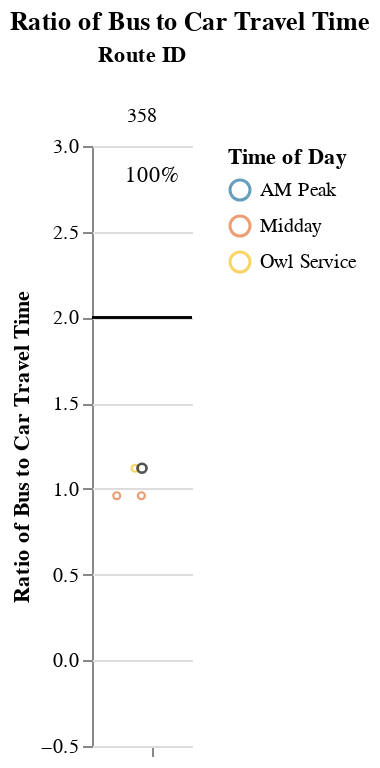
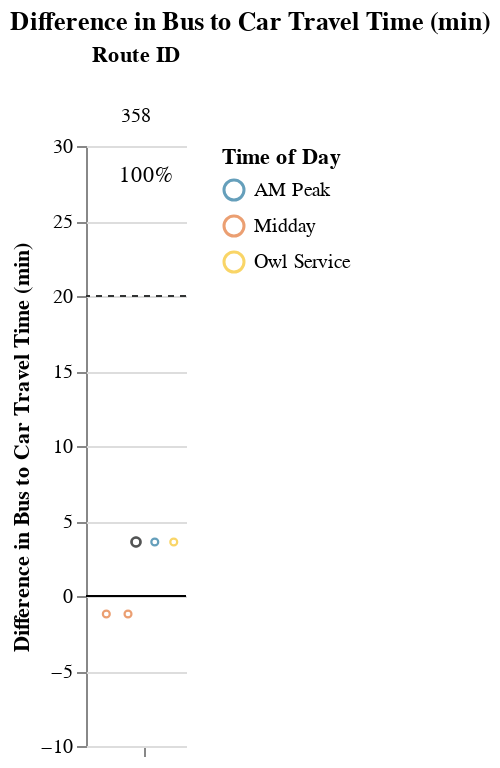

Here is the notebook cell these charts were saved with, in order:
### Markdown cell above
## Viable Competitive Routes
### Short Routes (< 1 hr)

### Code cell
# Allow for possibility that operator doesn't have routes that fall into certain route_groups
# But, jupyterbook will not like markdown with f-string
# separate out route_group and put in each cell, and use try/except + if to display...
# but all 3 route groups must be displayed. just add sentence about why no routes were returned at the end
route_group = "short"
try:
    display_charts_for_route_group(df, route_group)
except:
    print("No routes meet this criteria.")

### Figure 1 — Vega-Lite specification as saved in the notebook (floating-point values rounded to 4 significant figures)
{"config": {"view": {"continuousWidth": 400, "continuousHeight": 300, "stroke": null}, "facet": {"spacing": 0}}, "data": {"name": "data-abbf5b16c7710205459ca5c4a1298393"}, "facet": {"column": {"field": "route_id", "sort": ["358"], "title": "Route ID", "type": "nominal"}}, "spec": {"layer": [{"mark": "rule", "encoding": {"color": {"value": "black"}, "y": {"field": "cutoff", "type": "quantitative"}}, "selection": {"selector001": {"type": "interval", "bind": "scales", "encodings": ["x", "y"]}}}, {"mark": {"type": "point", "opacity": 0.65, "size": 12, "strokeWidth": 1.1}, "encoding": {"color": {"field": "time_of_day", "scale": {"range": ["#136C97", "#E16B26", "#F6BF16", "#00896B", "#7790A3", "#5B559C"]}, "sort": ["AM Peak", "Midday", "PM Peak", "Owl Service"], "title": "Time of Day", "type": "nominal"}, "tooltip": [{"field": "route_id", "type": "nominal"}, {"field": "route_name", "type": "nominal"}, {"field": "trip_id", "type": "nominal"}, {"field": "service_hours", "type": "quantitative"}, {"field": "car_duration_hours", "type": "quantitative"}, {"field": "bus_multiplier", "type": "quantitative"}, {"field": "bus_difference", "type": "quantitative"}, {"field": "num_trips", "type": "quantitative"}, {"field": "num_competitive", "type": "quantitative"}, {"field": "pct_trips_competitive", "type": "quantitative"}, {"field": "p25", "type": "quantitative"}, {"field": "p50", "type": "quantitative"}, {"field": "p75", "type": "quantitative"}], "x": {"axis": {"grid": false, "labels": false, "ticks": true, "values": [0]}, "field": "jitter", "scale": {}, "title": null, "type": "quantitative"}, "y": {"field": "bus_multiplier", "scale": {"domain": [-0.25, 3.0]}, "title": "Ratio of Bus to Car Travel Time", "type": "quantitative"}}, "transform": [{"calculate": "sqrt(-2*log(random()))*cos(2*PI*random())", "as": "jitter"}], "width": 50}, {"layer": [{"mark": {"type": "point", "opacity": 0.6, "size": 20, "strokeWidth": 1.3}, "encoding": {"color": {"value": "#323434"}, "y": {"field": "bus_multiplier", "type": "quantitative"}}, "transform": [{"filter": "(datum.p50_trip === 1)"}]}, {"mark": {"type": "text", "align": "center", "baseline": "middle"}, "encoding": {"color": {"value": "black"}, "text": {"field": "pct_trips_competitive", "format": ".0%", "type": "quantitative"}, "tooltip": [{"field": "route_id", "type": "nominal"}, {"field": "route_name", "type": "nominal"}, {"field": "trip_id", "type": "nominal"}, {"field": "service_hours", "type": "quantitative"}, {"field": "car_duration_hours", "type": "quantitative"}, {"field": "bus_multiplier", "type": "quantitative"}, {"field": "bus_difference", "type": "quantitative"}, {"field": "num_trips", "type": "quantitative"}, {"field": "num_competitive", "type": "quantitative"}, {"field": "pct_trips_competitive", "type": "quantitative"}, {"field": "p25", "type": "quantitative"}, {"field": "p50", "type": "quantitative"}, {"field": "p75", "type": "quantitative"}], "x": {"value": 30}, "y": {"value": 15}}, "transform": [{"calculate": "sqrt(-2*log(random()))*cos(2*PI*random())", "as": "jitter"}, {"filter": "(datum.fastest_trip === 1)"}]}]}]}, "resolve": {"scale": {"y": "shared"}}, "title": "Ratio of Bus to Car Travel Time", "$schema": "https://vega.github.io/schema/vega-lite/v4.17.0.json", "datasets": {"data-abbf5b16c7710205459ca5c4a1298393": [{"calitp_itp_id": 238, "trip_key": -7753360842071914817, "trip_id": "t_1286100_b_26962_tn_0", "shape_id": "p_900480", "route_id": "358", "service_hours": 0.5, "trip_first_departure_ts": 50400, "trip_last_arrival_ts": 52200, "departure_hour": 14, "time_of_day": "Midday", "p25": 0.5, "p50": 0.54, "p75": 0.58, "p50_trip": 0, "fastest_trip": 0, "car_duration_hours": 0.52, "competitive_route": 1, "bus_multiplier": 0.96, "bus_difference": -1.2, "num_trips": 4, "num_competitive": 4, "pct_trips_competitive": 1.0, "bus_difference_spread": 4.8, "route_group": "short", "max_trip_hrs": 0.58, "max_trip_route_group": 0.58, "below_cutoff": 4, "pct_below_cutoff": 1.0, "name": "Palo Verde Valley Transit Agency", "caltrans_district": "08 - San Bernardino", "drmt_organization_name": "['recWtrXNy0XSWd90F']", "route_name": "Express To Ca Prison Facilities", "cutoff2": 20, "cutoff": 2}, {"calitp_itp_id": 238, "trip_key": -3659600200010938693, "trip_id": "t_1286101_b_26962_tn_0", "shape_id": "p_900480", "route_id": "358", "service_hours": 0.5, "trip_first_departure_ts": 57600, "trip_last_arrival_ts": 59400, "departure_hour": 16, "time_of_day": "Midday", "p25": 0.5, "p50": 0.54, "p75": 0.58, "p50_trip": 0, "fastest_trip": 1, "car_duration_hours": 0.52, "competitive_route": 1, "bus_multiplier": 0.96, "bus_difference": -1.2, "num_trips": 4, "num_competitive": 4, "pct_trips_competitive": 1.0, "bus_difference_spread": 4.8, "route_group": "short", "max_trip_hrs": 0.58, "max_trip_route_group": 0.58, "below_cutoff": 4, "pct_below_cutoff": 1.0, "name": "Palo Verde Valley Transit Agency", "caltrans_district": "08 - San Bernardino", "drmt_organization_name": "['recWtrXNy0XSWd90F']", "route_name": "Express To Ca Prison Facilities", "cutoff2": 20, "cutoff": 2}, {"calitp_itp_id": 238, "trip_key": -4228541924161864439, "trip_id": "t_1285719_b_26962_tn_0", "shape_id": "p_900479", "route_id": "358", "service_hours": 0.58, "trip_first_departure_ts": 26400, "trip_last_arrival_ts": 28500, "departure_hour": 7, "time_of_day": "AM Peak", "p25": 0.5, "p50": 0.54, "p75": 0.58, "p50_trip": 1, "fastest_trip": 0, "car_duration_hours": 0.52, "competitive_route": 1, "bus_multiplier": 1.12, "bus_difference": 3.6, "num_trips": 4, "num_competitive": 4, "pct_trips_competitive": 1.0, "bus_difference_spread": 4.8, "route_group": "short", "max_trip_hrs": 0.58, "max_trip_route_group": 0.58, "below_cutoff": 4, "pct_below_cutoff": 1.0, "name": "Palo Verde Valley Transit Agency", "caltrans_district": "08 - San Bernardino", "drmt_organization_name": "['recWtrXNy0XSWd90F']", "route_name": "Express To Ca Prison Facilities", "cutoff2": 20, "cutoff": 2}, {"calitp_itp_id": 238, "trip_key": -24069298854092875, "trip_id": "t_1285717_b_26962_tn_0", "shape_id": "p_900479", "route_id": "358", "service_hours": 0.58, "trip_first_departure_ts": 19200, "trip_last_arrival_ts": 21300, "departure_hour": 5, "time_of_day": "Owl Service", "p25": 0.5, "p50": 0.54, "p75": 0.58, "p50_trip": 1, "fastest_trip": 0, "car_duration_hours": 0.52, "competitive_route": 1, "bus_multiplier": 1.12, "bus_difference": 3.6, "num_trips": 4, "num_competitive": 4, "pct_trips_competitive": 1.0, "bus_difference_spread": 4.8, "route_group": "short", "max_trip_hrs": 0.58, "max_trip_route_group": 0.58, "below_cutoff": 4, "pct_below_cutoff": 1.0, "name": "Palo Verde Valley Transit Agency", "caltrans_district": "08 - San Bernardino", "drmt_organization_name": "['recWtrXNy0XSWd90F']", "route_name": "Express To Ca Prison Facilities", "cutoff2": 20, "cutoff": 2}]}}

### Figure 2 — Vega-Lite specification as saved in the notebook (floating-point values rounded to 4 significant figures)
{"config": {"view": {"continuousWidth": 400, "continuousHeight": 300, "stroke": null}, "facet": {"spacing": 0}}, "data": {"name": "data-786d80798497247c1060db879c685e0d"}, "facet": {"column": {"field": "route_id", "sort": ["358"], "title": "Route ID", "type": "nominal"}}, "spec": {"layer": [{"mark": "rule", "encoding": {"color": {"value": "black"}, "y": {"field": "cutoff", "type": "quantitative"}}, "selection": {"selector002": {"type": "interval", "bind": "scales", "encodings": ["x", "y"]}}}, {"mark": {"type": "rule", "strokeDash": [3, 3]}, "encoding": {"color": {"value": "#323434"}, "y": {"field": "cutoff2", "type": "quantitative"}}}, {"mark": {"type": "point", "opacity": 0.65, "size": 12, "strokeWidth": 1.1}, "encoding": {"color": {"field": "time_of_day", "scale": {"range": ["#136C97", "#E16B26", "#F6BF16", "#00896B", "#7790A3", "#5B559C"]}, "sort": ["AM Peak", "Midday", "PM Peak", "Owl Service"], "title": "Time of Day", "type": "nominal"}, "tooltip": [{"field": "route_id", "type": "nominal"}, {"field": "route_name", "type": "nominal"}, {"field": "trip_id", "type": "nominal"}, {"field": "service_hours", "type": "quantitative"}, {"field": "car_duration_hours", "type": "quantitative"}, {"field": "bus_multiplier", "type": "quantitative"}, {"field": "bus_difference", "type": "quantitative"}, {"field": "num_trips", "type": "quantitative"}, {"field": "num_competitive", "type": "quantitative"}, {"field": "pct_trips_competitive", "type": "quantitative"}, {"field": "p25", "type": "quantitative"}, {"field": "p50", "type": "quantitative"}, {"field": "p75", "type": "quantitative"}], "x": {"axis": {"grid": false, "labels": false, "ticks": true, "values": [0]}, "field": "jitter", "scale": {}, "title": null, "type": "quantitative"}, "y": {"field": "bus_difference", "scale": {"domain": [-5, 25.0]}, "title": "Difference in Bus to Car Travel Time (min)", "type": "quantitative"}}, "transform": [{"calculate": "sqrt(-2*log(random()))*cos(2*PI*random())", "as": "jitter"}], "width": 50}, {"layer": [{"mark": {"type": "point", "opacity": 0.6, "size": 20, "strokeWidth": 1.3}, "encoding": {"color": {"value": "#323434"}, "y": {"field": "bus_difference", "type": "quantitative"}}, "transform": [{"filter": "(datum.p50_trip === 1)"}]}, {"mark": {"type": "text", "align": "center", "baseline": "middle"}, "encoding": {"color": {"value": "black"}, "text": {"field": "pct_trips_competitive", "format": ".0%", "type": "quantitative"}, "tooltip": [{"field": "route_id", "type": "nominal"}, {"field": "route_name", "type": "nominal"}, {"field": "trip_id", "type": "nominal"}, {"field": "service_hours", "type": "quantitative"}, {"field": "car_duration_hours", "type": "quantitative"}, {"field": "bus_multiplier", "type": "quantitative"}, {"field": "bus_difference", "type": "quantitative"}, {"field": "num_trips", "type": "quantitative"}, {"field": "num_competitive", "type": "quantitative"}, {"field": "pct_trips_competitive", "type": "quantitative"}, {"field": "p25", "type": "quantitative"}, {"field": "p50", "type": "quantitative"}, {"field": "p75", "type": "quantitative"}], "x": {"value": 30}, "y": {"value": 15}}, "transform": [{"calculate": "sqrt(-2*log(random()))*cos(2*PI*random())", "as": "jitter"}, {"filter": "(datum.fastest_trip === 1)"}]}]}]}, "resolve": {"scale": {"y": "shared"}}, "title": "Difference in Bus to Car Travel Time (min)", "$schema": "https://vega.github.io/schema/vega-lite/v4.17.0.json", "datasets": {"data-786d80798497247c1060db879c685e0d": [{"calitp_itp_id": 238, "trip_key": -7753360842071914817, "trip_id": "t_1286100_b_26962_tn_0", "shape_id": "p_900480", "route_id": "358", "service_hours": 0.5, "trip_first_departure_ts": 50400, "trip_last_arrival_ts": 52200, "departure_hour": 14, "time_of_day": "Midday", "p25": 0.5, "p50": 0.54, "p75": 0.58, "p50_trip": 0, "fastest_trip": 0, "car_duration_hours": 0.52, "competitive_route": 1, "bus_multiplier": 0.96, "bus_difference": -1.2, "num_trips": 4, "num_competitive": 4, "pct_trips_competitive": 1.0, "bus_difference_spread": 4.8, "route_group": "short", "max_trip_hrs": 0.58, "max_trip_route_group": 0.58, "below_cutoff": 4, "pct_below_cutoff": 1.0, "name": "Palo Verde Valley Transit Agency", "caltrans_district": "08 - San Bernardino", "drmt_organization_name": "['recWtrXNy0XSWd90F']", "route_name": "Express To Ca Prison Facilities", "cutoff2": 20, "cutoff": 0}, {"calitp_itp_id": 238, "trip_key": -3659600200010938693, "trip_id": "t_1286101_b_26962_tn_0", "shape_id": "p_900480", "route_id": "358", "service_hours": 0.5, "trip_first_departure_ts": 57600, "trip_last_arrival_ts": 59400, "departure_hour": 16, "time_of_day": "Midday", "p25": 0.5, "p50": 0.54, "p75": 0.58, "p50_trip": 0, "fastest_trip": 1, "car_duration_hours": 0.52, "competitive_route": 1, "bus_multiplier": 0.96, "bus_difference": -1.2, "num_trips": 4, "num_competitive": 4, "pct_trips_competitive": 1.0, "bus_difference_spread": 4.8, "route_group": "short", "max_trip_hrs": 0.58, "max_trip_route_group": 0.58, "below_cutoff": 4, "pct_below_cutoff": 1.0, "name": "Palo Verde Valley Transit Agency", "caltrans_district": "08 - San Bernardino", "drmt_organization_name": "['recWtrXNy0XSWd90F']", "route_name": "Express To Ca Prison Facilities", "cutoff2": 20, "cutoff": 0}, {"calitp_itp_id": 238, "trip_key": -4228541924161864439, "trip_id": "t_1285719_b_26962_tn_0", "shape_id": "p_900479", "route_id": "358", "service_hours": 0.58, "trip_first_departure_ts": 26400, "trip_last_arrival_ts": 28500, "departure_hour": 7, "time_of_day": "AM Peak", "p25": 0.5, "p50": 0.54, "p75": 0.58, "p50_trip": 1, "fastest_trip": 0, "car_duration_hours": 0.52, "competitive_route": 1, "bus_multiplier": 1.12, "bus_difference": 3.6, "num_trips": 4, "num_competitive": 4, "pct_trips_competitive": 1.0, "bus_difference_spread": 4.8, "route_group": "short", "max_trip_hrs": 0.58, "max_trip_route_group": 0.58, "below_cutoff": 4, "pct_below_cutoff": 1.0, "name": "Palo Verde Valley Transit Agency", "caltrans_district": "08 - San Bernardino", "drmt_organization_name": "['recWtrXNy0XSWd90F']", "route_name": "Express To Ca Prison Facilities", "cutoff2": 20, "cutoff": 0}, {"calitp_itp_id": 238, "trip_key": -24069298854092875, "trip_id": "t_1285717_b_26962_tn_0", "shape_id": "p_900479", "route_id": "358", "service_hours": 0.58, "trip_first_departure_ts": 19200, "trip_last_arrival_ts": 21300, "departure_hour": 5, "time_of_day": "Owl Service", "p25": 0.5, "p50": 0.54, "p75": 0.58, "p50_trip": 1, "fastest_trip": 0, "car_duration_hours": 0.52, "competitive_route": 1, "bus_multiplier": 1.12, "bus_difference": 3.6, "num_trips": 4, "num_competitive": 4, "pct_trips_competitive": 1.0, "bus_difference_spread": 4.8, "route_group": "short", "max_trip_hrs": 0.58, "max_trip_route_group": 0.58, "below_cutoff": 4, "pct_below_cutoff": 1.0, "name": "Palo Verde Valley Transit Agency", "caltrans_district": "08 - San Bernardino", "drmt_organization_name": "['recWtrXNy0XSWd90F']", "route_name": "Express To Ca Prison Facilities", "cutoff2": 20, "cutoff": 0}]}}
